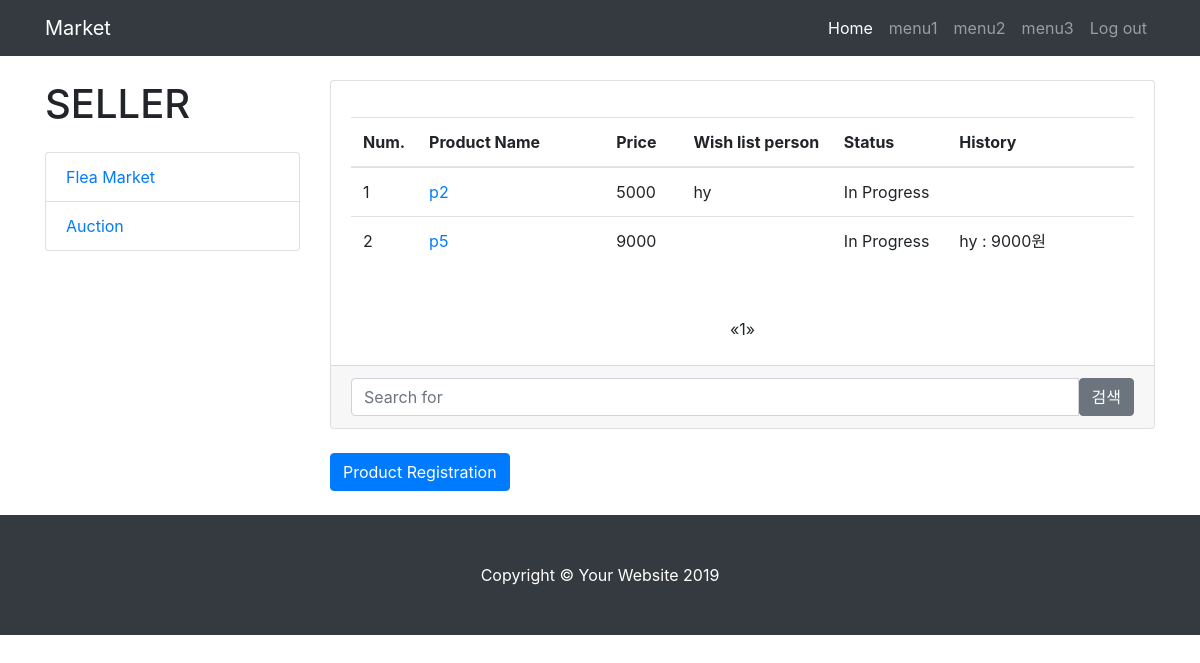
Page /seller/ (signed in) on the committed database.
### market/models.py (models this page shows)
class Product(models.Model):
    created_date = models.DateTimeField(auto_now_add=True)
    content = models.TextField(blank=True)
    view = models.IntegerField(default=0)
    name = models.CharField(max_length=30, blank=True)
    type = models.CharField(max_length=20)      # 경매인지 그냥인지
    price = models.IntegerField(default=0)      # 가격
    seller_name = models.CharField(max_length=20, blank=True) # 판매자 이름
    phone = models.CharField(max_length=20, blank=True) # 판매자 전화번호
    place = models.CharField(max_length=60, blank=True)    # 거래장소
    seller = models.ForeignKey(User, on_delete=models.CASCADE) #판매자 정보
    status = models.CharField(max_length=20)    # 판매중인지 종료인지
    photo = models.ImageField(blank=True)

class Wish(models.Model):
    user = models.ForeignKey(User, on_delete=models.CASCADE)  # 위시리스트 해놓은 사람 정보
    product = models.ForeignKey(Product, on_delete=models.CASCADE)  # 위시리스트 한 상품
    def __str__(self):
        return self.user.username

class History(models.Model):
    user = models.ForeignKey(User, on_delete=models.CASCADE)  # 거래 한 사람 정보
    product = models.ForeignKey(Product, on_delete=models.CASCADE)  # 거래 한 상품
    price = models.IntegerField(default=0)  # 거래 한 가격 또는 auction bid
    status = models.CharField(max_length=20)  # 거래가 성공해서 샀는지, 진행중인지 실패했는지 등
    def __str__(self):
        return self.user.username + ' : ' +str(self.price) + '원'

### market/views.py (the view)
# urls.py: path('seller/', views.main, name='main'),
def main(request):
    auctions = Product.objects.all().filter(type = 'auction')
    time2 =  datetime.now(timezone.utc)
    for auction in auctions :
        time1= auction.created_date
        if (time2 -time1).days >= 1 :
            auction.status = 'Bought'
            auction.save()
            history = auction.history_set.all().filter(price = auction.price)
            for histor in history :
                histor.status = 'Bought'
                histor.save()
    user = get_object_or_404(User, username=request.user.username)
    boards = Product.objects.all().filter(seller_name=user.username, status = "In Progress")
    page = request.GET.get('page', 1)
    paginator = Paginator(boards, 20)
    try:
        lines = paginator.page(page)
    except PageNotAnInteger:
        lines = paginator.page(1)
    except EmptyPage:
        lines = paginator.page(paginator.num_pages)
    context = {'boards': lines}
    return render(request, 'main.html', context)

### templates/main.html (shortened to what this page needs)
{% load static %}
<!DOCTYPE html>
<html lang="en">
<head>
  <link href="{% static 'vendor/bootstrap/css/bootstrap.min.css' %}" rel="stylesheet">
  <link href="{% static 'css/blog-home.css' %}" rel="stylesheet">
</head>
<body>
  <nav class="navbar navbar-expand-lg navbar-dark bg-dark fixed-top">
    <div class="container">
      <a class="navbar-brand" href="{% url 'main' %}">Market</a>
      <div class="collapse navbar-collapse" id="navbarResponsive">
        <ul class="navbar-nav ml-auto">
          <li class="nav-item active">
            <a class="nav-link" href="{% url 'main' %}">Home
            </a>
          </li>
          <li class="nav-item">
            <a class="nav-link" href="">menu1</a>
          </li>
          <li class="nav-item">
            <a class="nav-link" href="">menu2</a>
          </li>
          <li class="nav-item">
            <a class="nav-link" href="">menu3</a>
          </li>
          <li class="nav-item">
            <a class="nav-link" href="/logout">Log out</a>
          </li>
        </ul>
      </div>
    </div>
  </nav>
  <div class="container">
 <div class="row">
<div class="col-lg-3">
        <h1 class="my-4">SELLER</h1>
        <div class="list-group">
          <a href="#" class="list-group-item">Flea Market</a>
            <a href="#" class="list-group-item">Auction</a>
        </div>
      </div>
      <div class="col-lg-9">
        <div class="card mb-4">
          <div class="card-body">
            <p class="card-text"><div id="data" class="table-responsive">
    <table id="example" class="table">
        <thead>
        <tr>
            <th>Num.</th>
            <th>Product Name</th>
            <th>Price</th>
            <th>Wish list person</th>
            <th>Status</th>
            <th>History</th>
        </tr>
        </thead>
        <tbody>
        {% for board in boards %}
        <tr>
            <td data-label="Num." width=5%>{{ forloop.counter }}</td>
            <td data-label="Product Name" width=25%>
                <form action="{% url 'main' %}post={{ board.id }}" method="POST" title="{{ board.subject}}">
                    <a href="{% url 'main' %}post={{ board.id }}" value="{{ board.id }}">{{ board.name }}</a>
                </form>
            </td>
            <td data-label="Price" width=10%>{{ board.price }}</td>
            <td data-label="Wish" width=20%>{% for wish in board.wish_set.all %} {{ wish }}<br> {% endfor%}</td>
            <td data-label="Status" width=15%>{{ board.status }}</td>
            <td data-label="History" width=25%>{% for histroy in board.history_set.all %} {{ histroy }}<br> {% endfor%}</td>
        </tr>
        {% endfor %}
        </tbody>
    </table>
</div>
              </p>
          </div>
        <ul class="pagination justify-content-center mb-4">
        {% if boards.has_previous %}
          <li><a href="?page={{ boards.previous_page_number }}">&laquo;</a></li>
        {% else %}
          <li class = "disabled"><span>&laquo;</span></li>
        {% endif %}
        {% for i in boards.paginator.page_range %}
          {% if boards.number == i %}
            <li class="active"><span>{{ i }} <span class="sr-only">(current)</span></span></li>
          {% else %}
            <li><a href="?page={{ i }}">{{ i }}</a></li>
          {% endif %}
        {% endfor %}
        {% if boards.has_next %}
            <li><a href="?page={{ boards.next_page_number }}">&raquo;</a></li>
        {% else %}
            <li class="disabled"><span>&raquo;</span></li>
        {%endif %}
        </ul>
          <div class="card-footer text-muted">
              <form action="" method="POST">
            <div class="input-group">
              <input type="text" name="word" class="form-control" placeholder="Search for">
              <span class="input-group-btn">
                <button class="btn btn-secondary" type="submit">검색</button>
              </span>
            </div>
              </form>
          </div>
        </div>
<form action="write" method="POST">
    <button name="write_post" value="write" class="btn btn-primary">Product Registration</button>
</form>
      </div>
    </div>
  </div>
  <footer class="py-5 bg-dark">
    <div class="container">
      <p class="m-0 text-center text-white">Copyright &copy; Your Website 2019</p>
    </div>
  </footer>
</body>
</html>

### static/css/blog-home.css (style rules this page uses)
body { padding-top: 56px; }
table#example { border-collapse: collapse; }
#example tr { border-top: 1px solid #fff; }

### rows in the picture
Product: {{ board.id }} 21 (drawn), name "p2", price "5000", status "In Progress"
Wish: user.username "hy"
Product: {{ board.id }} 24 (drawn), name "p5", price "9000", status "In Progress"
History: user+price "hy : 9000원"

### other values in the picture
{{ i }} "1"
